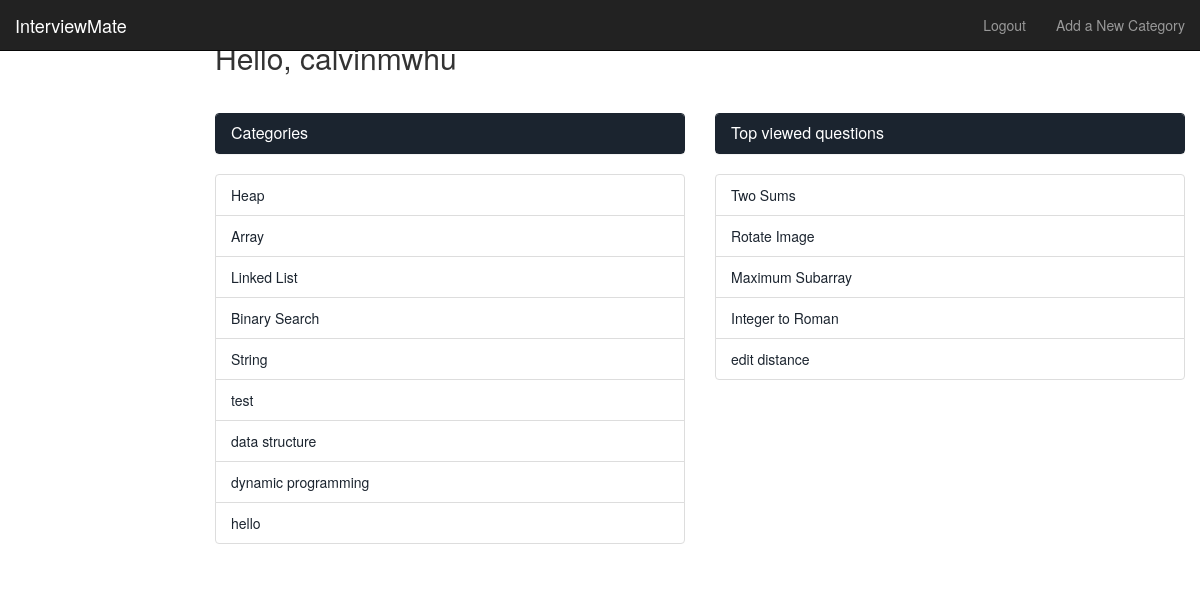
The page /interviewmate/dashboard/ (signed in) on the database its author committed.
### interviewmate/models.py (models this page shows, shortened)
class Category(models.Model):
    name = models.CharField(max_length=128, unique=True)
    views = models.IntegerField(default=0)
    likes = models.IntegerField(default=0)
    slug = models.SlugField(unique=True)

class Question(models.Model):
    category = models.ForeignKey(Category)
    title = models.CharField(max_length=128)
    views = models.IntegerField(default=0)
    content = models.TextField(max_length=1024)
    slug = models.SlugField(unique=False)

### interviewmate/views.py (the view)
def dashboard(request):
    category_list = Category.objects.order_by('-likes')
    questions_list = Question.objects.order_by('-views')[:5]
    context_dict = {'categories': category_list, 'questions': questions_list}
    return render(request, 'interviewmate/dashboard.html', context_dict)

### interviewmate/templates/interviewmate/dashboard.html (shortened to what this page needs)
{% extends 'interviewmate/base.html' %}
{% load staticfiles %}
{% block body_block %}
    <div class="page-header">
        {% if user.is_authenticated %}
            <h2>Hello, {{ user.username }}</h2>
        {% endif %}
    </div>
    <div class="row placeholders">
        <div class="col-xs-12 col-sm-6 placeholder">
            <div class="panel panel-primary">
                <div class="panel-heading">
                    <h3 class="panel-title">Categories</h3>
                </div>
            </div>
            {% if categories %}
                <ul class="list-group">
                    {% for category in categories %}
                        <li class="list-group-item"><a href="/interviewmate/category/{{ category.slug }}">{{ category.name }}</a></li>
                    {% endfor %}
                </ul>
            {% else %}
                <strong>There are no categories present.</strong>
            {% endif %}
        </div>
        <div class="col-xs-12 col-sm-6 placeholder">
            <div class="panel panel-primary">
                <div class="panel-heading">
                    <h3 class="panel-title">Top viewed questions</h3>
                </div>
            </div>
            {% if questions %}
                <ul class="list-group">
                    {% for question in questions %}
                        <li class="list-group-item"><a href="/interviewmate/question/{{ question.slug }}">{{ question.title }}</a></li>
                    {% endfor %}
                </ul>
            {% endif %}
        </div>
    </div>
{% endblock %}

### rows shown on the page
Category: name "Heap"
Category: name "Array"
Category: name "Linked List"
Category: name "Binary Search"
Category: name "String"
Category: name "test"
Category: name "data structure"
Category: name "dynamic programming"
Category: name "hello"
Question: title "Two Sums"
Question: title "Rotate Image"
Question: title "Maximum Subarray"
Question: title "Integer to Roman"
Question: title "edit distance"

### other values the page prints
{{ user.username }} "calvinmwhu"
